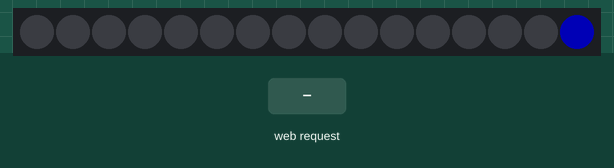
This sketch was run on a simulated ESP8266 (Wemos D1 mini). On the bench: 16 RGB LEDs in strip order, left to right. The inputs (shaded band) are chosen by the test bench. Dim RGB values are drawn brighter than linear; WiFi joins after 1.5 s; servers stay silent unless stated; what the sketch prints to the serial monitor is not drawn.

Above: at 1.7 s.
At 2.1 s:
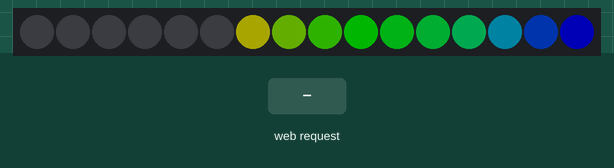
At 3.0 s:
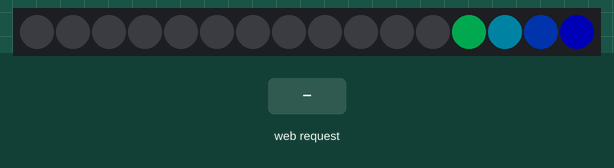
5.5 s: HTTP request GET /favicon.ico received
7.0 s: HTTP request GET /value= received
Timing chart, 0 to 10.0 s (numbered marks = the images above; inputs shaded):
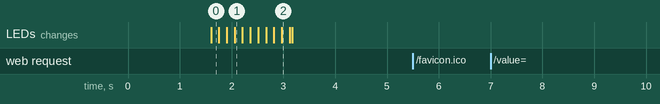

Measured:
- after the input at 5.5 s, every drawn part: stays the same
- after the input at 7.0 s, every drawn part: stays the same

The sketch:

IndicatorPixel.ino
```cpp
/*
This sketch uses a neopixel ring as an value indicator.

It runs a tiny web server that receives commands and parameters in the url
eg. http://<ip address>/?value=200&min=100&max=300&brightness=40

The value passed in is the raw value to use
Min is the minimum to use for mapping the raw value into a mapped range of 0-100
Max is the maximum to use for mapping the raw value into a mapped range of 100

In the above example, 200 would be mapped to 50 as it sits in the middle between the min and max values

The mapped values in the 0-100 range are then mapped onto the number of leds defined

This sketch uses the FastLED v3.3.3 and the ESP8266 by ESP8266 Community board v2.6.2

Settings for Wemos D1 Mini

*/

#include <ESP8266WiFi.h>
#include <FastLED.h>

#ifndef STASSID
  #define STASSID "[Your WiFi SSID]"
  #define STAPSK  "[Your WiFi Password]"
#endif

const char* ssid = STASSID;
const char* password = STAPSK;

// Create an instance of the server
// specify the port to listen on as an argument
WiFiServer server(80);

// How many leds are in the strip?
#define NUM_LEDS 16

// For led chips like WS2812, which have a data line, ground, and power, you just
// need to define DATA_PIN.  For led chipsets that are SPI based (four wires - data, clock,
// ground, and power), like the LPD8806 define both DATA_PIN and CLOCK_PIN
// Clock pin only needed for SPI based chipsets when not using hardware SPI
#define DATA_PIN 2
//#define CLOCK_PIN 13

// This is an array of leds.  One item for each led in your strip.
CRGB leds[NUM_LEDS];


void setup() {
  Serial.begin(115200);

  // Prepare LED by setting type of pixel strip, colour order and number of LEDs
  FastLED.addLeds<WS2812B, DATA_PIN, GRB>(leds, NUM_LEDS);  // GRB ordering is typical

  // Connect to WiFi network
  Serial.println();
  Serial.println();
  Serial.print(F("Connecting to "));
  Serial.println(ssid);

  WiFi.mode(WIFI_STA);
  WiFi.begin(ssid, password);

  while (WiFi.status() != WL_CONNECTED) {
    delay(500);
    Serial.print(F("."));
  }
  Serial.println();
  Serial.println(F("WiFi connected"));

  // Start the server
  server.begin();
  Serial.println(F("Server started"));

  // Print the IP address
  Serial.println(WiFi.localIP());

  // Display initialisation sequence on LEDs to show code active and LEDs working
  Initialise_Sequence();
}

void loop() {
  // Check if a client has connected
  WiFiClient client = server.available();
  if (!client) {
    return;
  }
  Serial.println(F("new client"));

  client.setTimeout(5000); // default is 1000

  // Read the first line of the request
  String req = client.readStringUntil('\r');
  Serial.println(F("request: "));
  Serial.println(req);

  // Match the request
/*  int val;
  if (req.indexOf(F("/gpio/0")) != -1) {
    val = 0;
  } else if (req.indexOf(F("/gpio/1")) != -1) {
    val = 1;
  } else {
    Serial.println(F("invalid request"));
    val = digitalRead(LED_BUILTIN);
  }
*/

  int val;
  int mapped_val;
  int value_min;
  int value_max;
  int brightness;

  int urlposition;

  // Ignore the favicon GET request that comes after initial call
  if (req.indexOf(F("/favicon.ico")) != -1)
  //if (req=="GET /favicon.ico HTTP/1.1")
  {
    Serial.println("Favicon request - ignoring");
  }
  else
  {
    urlposition = req.indexOf(F("/value="));
    Serial.print("val substring before processing=");
    Serial.println(req.substring(urlposition+7,req.indexOf(F("&min="))));
    val = req.substring(urlposition+7,req.indexOf(F("&min="))).toInt();
    Serial.print("Value submitted=");
    Serial.println(val);

    urlposition = req.indexOf(F("&min="));
    Serial.print("min substring before processing=");
    Serial.println(req.substring(urlposition+5,req.indexOf(F("&max="))));
    value_min = req.substring(urlposition+5,req.indexOf(F("&max="))).toInt();
    Serial.print("Min submitted=");
    Serial.println(value_min);

    urlposition = req.indexOf(F("&max="));
    Serial.print("max substring before processing=");
    Serial.println(req.substring(urlposition+5,req.indexOf(F("&brightness="))));
    value_max = req.substring(urlposition+5,req.indexOf(F("&brightness="))).toInt();
    Serial.print("Max submitted=");
    Serial.println(value_max);

    urlposition = req.indexOf(F("&brightness="));
    brightness = req.substring(urlposition+12).toInt();
    Serial.print("Brightness submitted=");
    Serial.println(brightness);

    // Re-Map incoming val to percentage. remapped values can be < 0 or > 100
    mapped_val = map(val,value_min,value_max,0,100);

    Serial.print("Mapped value=");
    Serial.println(mapped_val);

    // Reset LEDs
    FastLED.clear();
    // Set LED according to the request
    SetLEDValue_reverse(mapped_val,brightness);
  }

  // read/ignore the rest of the request
  // do not client.flush(): it is for output only, see below
  while (client.available()) {
    // byte by byte is not very efficient
    client.read();
  }

  // Send the response to the client
  // it is OK for multiple small client.print/write,
  // because nagle algorithm will group them into one single packet
  client.print(F("HTTP/1.1 200 OK\r\nContent-Type: text/html\r\n\r\n<!DOCTYPE HTML>\r\n<html>\r\nValue set to "));
  client.print((val));
  client.print(F("\r\nMin used:"));
  client.print((value_min));
  client.print(F("\r\nMax used:"));
  client.print((value_max));
  client.print(F("\r\nBrightness used:"));
  client.print((brightness));

  client.print(F("</html>"));

  // The client will actually be *flushed* then disconnected
  // when the function returns and 'client' object is destroyed (out-of-scope)
  // flush = ensure written data are received by the other side
  Serial.println(F("Disconnecting from client"));
}

// ToDo: The SetLEDValue function is older than SetLEDValue_reverse and needs updating/cloning to match
void SetLEDValue(int value)
{
   // value passed in is the percent to set on the LED display. eg 50 = half the LEDs lit

   int pixelColour;

   for(int ledloop = 0; ledloop < NUM_LEDS-1; ledloop = ledloop + 1) {
      // Set the correct colour of this pixel accordingly
      // 0-69% = green
      // 70-89% = orange/yellow
      // 90-100% = red
      if (ledloop > map(value,0,100,0,NUM_LEDS-1))
      {
        break;
      }

      int orangepixelthreshold = map(50,0,100,0,NUM_LEDS-1);
      int redpixelthreshold = map(75,0,100,0,NUM_LEDS-1);
      Serial.print("Orange_threshold=");
      Serial.println(orangepixelthreshold);

      Serial.print("Red_threshold=");
      Serial.println(redpixelthreshold);

      if (ledloop < orangepixelthreshold)
      {
        Serial.print("LED[");
        Serial.print(ledloop);
        Serial.println("]=Green");

        // green
        leds[ledloop] = CHSV(96,255,30); // Hue (red is 0, green is 96, blue is 160), Saturation (255 is fully saturated), Value=Brightness (10 is dim)
      }
      else if (ledloop >= orangepixelthreshold && ledloop < redpixelthreshold)
      {
        Serial.print("LED[");
        Serial.print(ledloop);
        Serial.println("]=Orange");
        // orange
        leds[ledloop] = CHSV(35,255,30); // Hue (red is 0, green is 96, blue is 160), Saturation (255 is fully saturated), Value=Brightness (10 is dim)
      }
      else
      {
        Serial.print("LED[");
        Serial.print(ledloop);
        Serial.println("]=Red");
        // red
        leds[ledloop] = CHSV(0,255,30); // Hue (red is 0, green is 96, blue is 160), Saturation (255 is fully saturated), Value=Brightness (10 is dim)
      }

      // Turn our current led on to white, then show the leds
      //leds[ledloop] = CRGB::White;
      //leds[ledloop] = CRGB(255,255,255);

      // Show the leds (only one of which is set to white, from above)
      FastLED.show();

      // Wait a little bit
      delay(100);

      // Turn our current led back to black for the next loop around
//      leds[ledloop] = CRGB::Black;
   }
}

void SetLEDValue_reverse(int value,int brightness)
{
   // value passed in is the percent to set on the LED display. eg 50 = half the LEDs lit

   int pixelColour;

   for(int ledloop = 0; ledloop < NUM_LEDS; ledloop = ledloop + 1) {
      // Set the correct colour of this pixel accordingly
      // 0-50% = green
      // 51-75% = orange/yellow
      // 76-100% = red

      // If current LED > the number of LEDs we need to set then exit out
      if (ledloop > map(value,0,100,0,NUM_LEDS))
      {
        Serial.print("LEDLoop=");
        Serial.print(ledloop);
        Serial.println(" Breaking out");
        break;
      }

      // All passed in values as parameter are pre-converted to percentage 0-100, so here
      // use 0-100 as the input range for map function
      int orangepixelthreshold = map(50,0,100,0,NUM_LEDS);
      int redpixelthreshold = map(75,0,100,0,NUM_LEDS);
      Serial.print("Orange_threshold=");
      Serial.println(orangepixelthreshold);

      Serial.print("Red_threshold=");
      Serial.println(redpixelthreshold);

      if (ledloop < orangepixelthreshold)
      {
        Serial.print("LED[");
        Serial.print(ledloop);
        Serial.println("]=Green");

        // green
        leds[NUM_LEDS-1-ledloop] = CHSV(96,255,brightness); // Hue (red is 0, green is 96, blue is 160), Saturation (255 is fully saturated), Value=Brightness (10 is dim)
      }
      else if (ledloop >= orangepixelthreshold && ledloop < redpixelthreshold)
      {
        Serial.print("LED[");
        Serial.print(ledloop);
        Serial.println("]=Orange");
        // orange
        leds[NUM_LEDS-1-ledloop] = CHSV(35,255,30); // Hue (red is 0, green is 96, blue is 160), Saturation (255 is fully saturated), Value=Brightness (10 is dim)
      }
      else
      {
        Serial.print("LED[");
        Serial.print(ledloop);
        Serial.println("]=Red");
        // red
        leds[NUM_LEDS-1-ledloop] = CHSV(0,255,30); // Hue (red is 0, green is 96, blue is 160), Saturation (255 is fully saturated), Value=Brightness (10 is dim)
      }

      // Show the leds
      FastLED.show();

      // Wait a little bit for an animated effect as the LEDs are lit
      delay(100);

   }
}

void Initialise_Sequence()
{
  FastLED.clear();
  delay(100);

  for (int ledloop = 0; ledloop < NUM_LEDS ; ledloop++)
  {
    leds[NUM_LEDS-1-ledloop] = CHSV(map(ledloop,0,NUM_LEDS-1,160,0),255,128);
    FastLED.show();
    delay(50);
  }

  for (int ledloop = 0; ledloop < NUM_LEDS ; ledloop++)
  {
    leds[ledloop] = CRGB::Black;
    FastLED.show();
    delay(50);
  }

  delay(1000);
  FastLED.clear();

}
```
